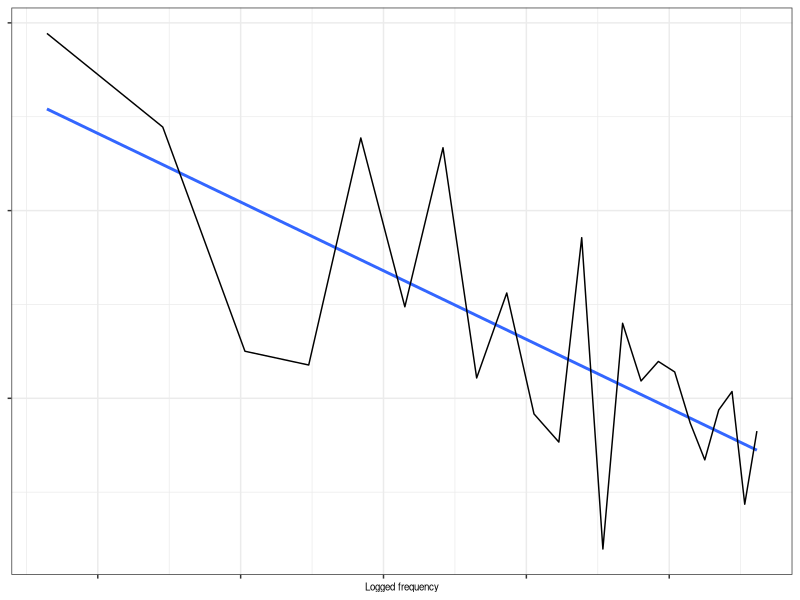
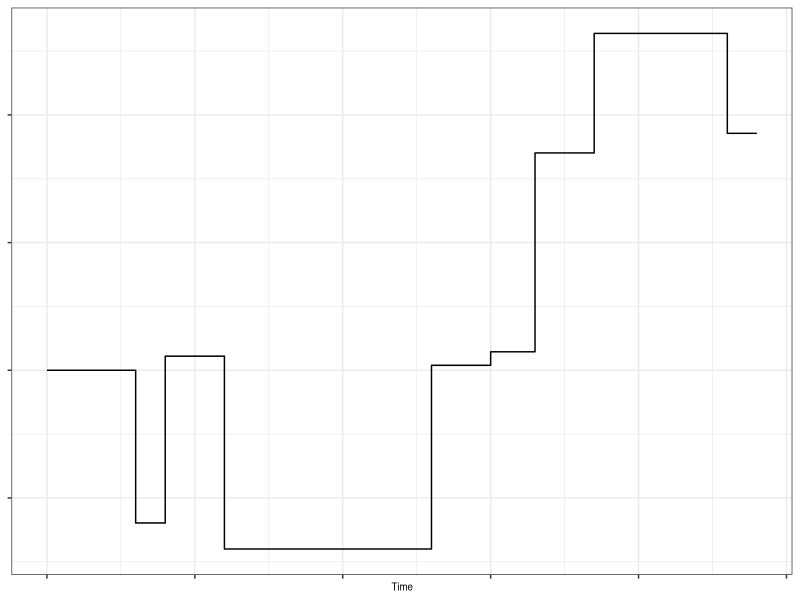
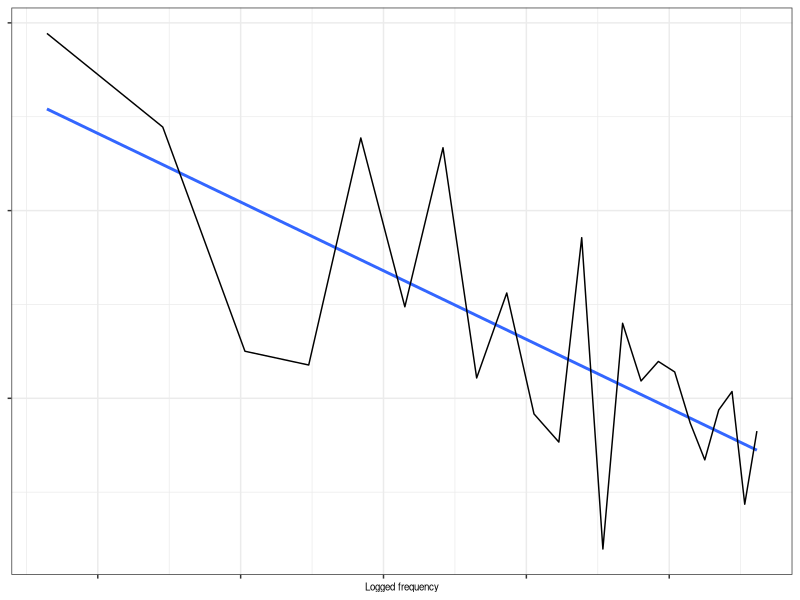
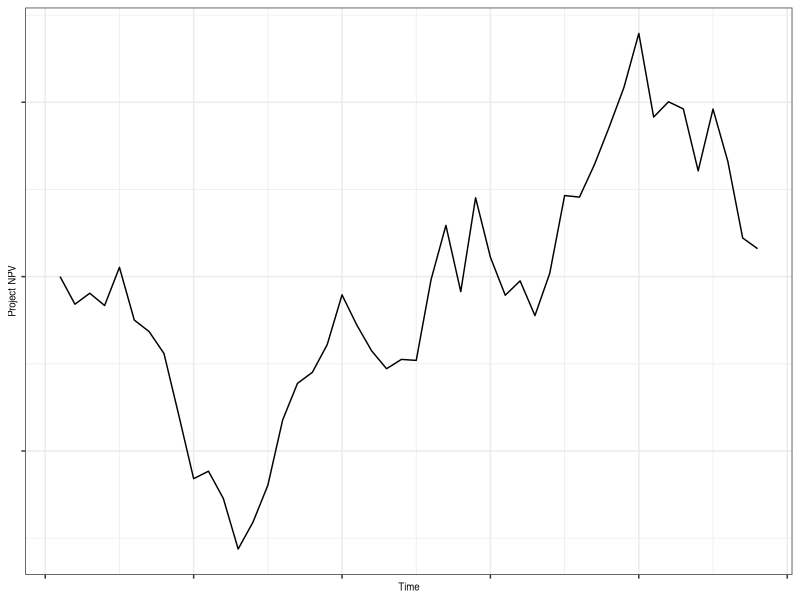
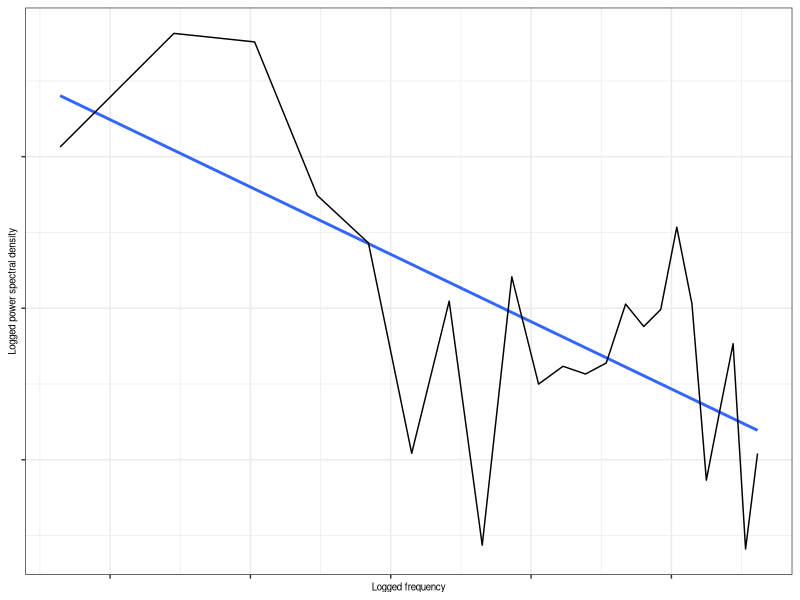

Source code (R) for these figures, in order: (Note: this script raises an error after producing the figures.)
## ---- chunk 1
knitr::opts_chunk$set(echo = FALSE,
                      message = FALSE,
                      warning = FALSE,
                      #fig.pos = 'H',
                      dev = c("png", "tiff"),
                      dpi = 300)
# null-coalescing helper
`%||%` <- function(a, b) if (!is.null(a)) a else b

# submission-mode figure hook
knitr::knit_hooks$set(plot = function(x, options) {
  if (is.null(options$fig.cap)) return(NULL)

  # choose a label (use chunk name by default)
  lab <- options$label %||% ""
  if (is.null(lab) || lab == "") lab <- options$label

  paste0(
    # advance counter and label
    "\\refstepcounter{figure}\n",
    if (nzchar(lab)) paste0("\\label{fig:", lab, "}\n") else "",
    # use LaTeX's \thefigure for both occurrences so numbers stay in sync
    "\\begin{center}\\textit{[Fig \\thefigure\\ about here]}\\end{center}\n\n",
    # left-aligned caption: bold only "Fig n."
    "\\noindent\\textbf{Fig \\thefigure.} ", options$fig.cap, "\n\n\\par\\vspace{1em}\n\n"
  )
})

library(tidyverse)
library(flextable)
library(patchwork)
library(kableExtra)

label_size <- 2.5
smallLabel_size <- 2
title_size <- 8
subtitle_size <- 7
legendText_size <- 6
axisText_size <- 6
axisTitle_size <- 7
facetTitle_size <- 7

## ---- chunk 2
gbmFun <- function(tau = 40, m = 0.001, s = 0.003, x0 = 1,
                   randVec = NULL, seed = NULL) {
  if(is.null(randVec)){
    if(!is.null(seed)){set.seed(seed)}
    randVec <- rnorm(tau)
  }
  epsilon <- randVec
  lx <- c(); lx[1] <- log(x0)
  drift <- (m - s * s / 2)
  for(t in 2:tau){
    dBt <-  s * epsilon[t]
    lx[t] <- lx[t - 1] + drift + dBt
  }
  x <- exp(lx)
  return(x)
}
# m <- 0.001
# s <- 0.003
# tau <- 400
# x0 <- 1
# x <- gbmFun(tau, m, s, x0, randVec = NULL)
# df_plot <- data.frame(t = 1:tau, x)
# gg <- ggplot(df_plot, aes(x = t, y = x))
# gg <- gg + geom_line()
# acf(diff(log(x)))
# hist(diff(log(x)))
# shapiro.test(diff(log(x)))
#---------------------------------------------------------------------------
# Algorithm 6.2 in Tankov 2003 Financial modeling with jump processes
compoundPoisFun <- function(tau, lambda, m_y = 0, s_y = 1,
                            seed = NULL, maxiter = 500){
  if(!is.null(seed)){set.seed(seed)}
  N <- rpois(1, lambda * tau)
  U <- runif(N) * tau
  U <- round(U)
  n_iter <- 0; flag <- 1
  while(flag == 1){
    n_iter <- n_iter + 1
    U <- runif(N) * tau
    U <- round(U)
    if(sum(duplicated(U)) > 0 & n_iter <= maxiter){
      flag <- 1
    }else{
      flag <- 0
      if(n_iter == maxiter){
        print("Reached maxiter without generating duplicate-free event times vec. Dropping duplicates.")
        U <- U[-which(duplicated(U))]
      }
    }
  }
  Tt <- U[order(U)]
  J <- exp(rnorm(N, m_y, s_y)) - 1
  #---
  cumJ <- cumsum(J)
  # For explicit modeling of Yt per time step
  Yt <- rep(0, tau)
  Yt[Tt] <- cumJ
  #---
  Tt <- c(0, Tt)
  J <- c(0, J)
  if(Tt[length(Tt)] != tau){
    Tt <- c(Tt, tau)
    J <- c(J, 0)
  }
  cumJ <- cumsum(J)
  df_step <- data.frame(Tt, cumJ)
  #--------------------------
  nEvents <- length(Tt)
  cumYt <- c()
  for(i in 1:(nEvents - 1)){
    tStart <- Tt[i]
    tFin <- Tt[i + 1] - 1
    cumYt[tStart:tFin] <- cumJ[i]
  }
  cumYt[tau] <- cumYt[tFin]
  df_Yt <- data.frame(t = 1:tau, Yt, cumYt)
  
  list_out <- list(df_step, df_Yt)
  return(list_out)
  
}
#----------------------------------------------------------------------------
FractDim<-function(Data,graphon=FALSE) {
  X=Data;N=length(X);
  jstart=10;jend=floor(10*(log10(N)-1));
  kvec=c(1:4,floor(2^(c(jstart:jend)/4)));
  indkend=length(kvec);
  k=c()
  AvgLmk=c()
  err=c()
  for(indk in 1:indkend)
  {
    k=kvec[indk]
    Xend=c()
    Xsum=c()
    Lmk=c()
    for(m in 1:k)
    {
      Xend=floor((N-m)/k)
      Xsum=sum(abs(X[m+c(1:Xend)*k]-c(0, X[m+c(1:(Xend-1))*k])))
      Lmk[m]=1/k*1/k*(N-1)/Xend*Xsum
    }
    AvgLmk[indk]=mean(Lmk)
    #  err[indk]=sd(log(Lmk))
  }
  x<-log(kvec)
  y<-log(AvgLmk)
  q<-lm(y~x)
  slope<-q$coefficients[2]
  yintcept<-q$coefficients[1]
  yfit<-x*slope+yintcept
  FrDim <- -slope
  avgRes <- mean(abs(q$residuals))
  if(graphon==TRUE)
  {
    plot(x,y,main="If linear then fractal, w/Fr. Dim = (-)slope",xlab="Ln(k)",ylab="Ln(length of curve with interval k)")
    z<-line(x,yfit);abline(coef(z),col='blue');z<-NULL
    #z<-line(x,y);abline(coef(z),col='blue');z<-NULL
  }
  #z<-line(x,y);qq=coef(z)
  #yintcept=qq[1]
  #FrDim=-qq[2]
  return(c(FrDim, avgRes, yintcept))
}
#===========================================================================
m <- 0.005
s <- m * seq(5.5, 50, length.out = 3)
tau <- 48
x0 <- 1
#rn <- round(runif(1) * 1000)
#rn <- 905
#rn <- 517
# rn <- 340
# set.seed(rn)
# tau <- 12 * 4
lambda <- 0.1


#----------------------------------------------------------------------------
# Generate and plot geometric Brownian movement example
#gBm_seed <- 10^4 * round(runif(1), 4)
#gBm_seed <- 2482
#gBm_seed <- 7781
gBm_seed <- 1029
#randVec <- coloredNoise(N = tau, alpha = 1, scaleIt = T)
#acf(randVec)
list_df <- list()
list_spec <- list()
facet_labels <- c()
for(i in 1:length(s)){
  x <- gbmFun(tau, m, s[i], x0, randVec = NULL, seed = gBm_seed)
  df_x <- data.frame(t = 1:tau, x, s = as.character(s[i]))
  list_df[[i]] <- df_x
  o <- spectrum(x, plot = F)
  df_gbmSpec <- data.frame(lfreq = log(o$freq), lpwr = log(o$spec))
  df_gbmSpec <- df_gbmSpec[-1, ]
  df_gbmSpec$s <- as.character(s[i])
  list_spec[[i]] <- df_gbmSpec
  
  mod <- lm(lpwr ~ lfreq, df_gbmSpec)
  # summary(mod)
  alpha <- round(as.numeric(coefficients(mod)[2]), 2)
  # yint <- as.numeric(coefficients(mod)[1])
  # df_out <- as.data.frame(broom::glance(mod))
  # adjR2 <- round(df_out$adj.r.squared, 2)
  # N <- df.residual(mod)
  this_facet_label <- paste0("Slope = ", alpha, " fd = ", round(FractDim(x)[1], 2))
  facet_labels[i] <- this_facet_label
}
#---
df_plot <- as.data.frame(do.call(rbind, list_df))
colnames(df_plot)[1:2] <- c("Time", "Project NPV")
df_plot <- subset(df_plot, s == s[2])
gg <- ggplot(df_plot, aes(x = Time, y = `Project NPV`))
gg <- gg + geom_line()
#gg <- gg + facet_wrap(~s, scales = "free_y", ncol = 1)
gg <- gg + theme_bw()
gg <- gg + theme(axis.text = element_blank(),
                 axis.title = element_text(size = axisTitle_size))
gg_gbm <- gg
dfPlot_gBm <- df_plot
#---
df_plot <- as.data.frame(do.call(rbind, list_spec))
colnames(df_plot)[1:2] <- c("Logged frequency", "Logged power spectral density")
df_plot <- subset(df_plot, s == s[2])
#names(facet_labels) <- s
gg <- ggplot(df_plot, aes(x = `Logged frequency`, y = `Logged power spectral density`))
gg <- gg + geom_smooth(method = lm, se = F)
gg <- gg + geom_line()
# gg <- gg + facet_wrap(~s, ncol = 1,
#                       labeller = labeller(s = facet_labels))
gg <- gg + theme_bw()
gg <- gg + theme(axis.text = element_blank(),
                 axis.title = element_text(size = axisTitle_size))
gg_gbmSpec <- gg
#----------------------------------------------------------------------------
# Generate and plot compound Poisson process example
#cPp_seed <- 10^4 * round(runif(1), 4)
#cPp_seed <- 6819
#cPp_seed <- 4880
#cPp_seed <- 7656
cPp_seed <- 2558
list_df <- list()
list_spec <- list()
facet_labels <- c()
for(i in 1:length(s)){
  #s_y = 0.3
  list_out <- compoundPoisFun(tau, lambda, m_y = m,
                              s_y = s[i], seed = cPp_seed,
                              maxiter = 500)
  df_x <- list_out[[1]]
  df_x$s <- as.character(s[i])
  list_df[[i]] <- df_x
  
  df_Yt <- list_out[[2]]
  o <- spectrum(df_Yt$cumYt, plot = F)
  df_spec <- data.frame(lfreq = log(o$freq), lpwr = log(o$spec))
  df_spec <- df_spec[-1, ]
  df_spec$s <- as.character(s[i])
  list_spec[[i]] <- df_spec
  
  mod <- lm(lpwr ~ lfreq, df_spec)
  # summary(mod)
  alpha <- round(as.numeric(coefficients(mod)[2]), 2)
  # yint <- as.numeric(coefficients(mod)[1])
  # df_out <- as.data.frame(broom::glance(mod))
  # adjR2 <- round(df_out$adj.r.squared, 2)
  # N <- df.residual(mod)
  this_facet_label <- paste0("Slope = ", alpha, " fd = ", round(FractDim(df_Yt$cumYt)[1], 2))
  facet_labels[i] <- this_facet_label
  
}
#---
df_plot <- as.data.frame(do.call(rbind, list_df))
colnames(df_plot)[1:2] <- c("Time", "Project NPV")
df_plot <- subset(df_plot, s == s[2])
gg <- ggplot(df_plot, aes(Time, `Project NPV`))
#gg <- ggplot(df_cpp, aes(t, cumYt))
gg <- gg + geom_step()
#gg <- gg + facet_wrap(~s, ncol = 1)
gg <- gg + theme_bw()
gg <- gg + theme(axis.text = element_blank(),
                 axis.title.y = element_blank(),
                 axis.title.x = element_text(size = axisTitle_size))
gg_cpp <- gg
dfPlot_cPp <- df_plot
#gg
#---
df_plot <- as.data.frame(do.call(rbind, list_spec))
colnames(df_plot)[1:2] <- c("Logged frequency", "Logged power spectral density")
df_plot <- subset(df_plot, s == s[2])
#names(facet_labels) <- s
gg <- ggplot(df_plot, aes(x = `Logged frequency`, y = `Logged power spectral density`))
gg <- gg + geom_smooth(method = lm, se = F)
gg <- gg + geom_line()
# gg <- gg + facet_wrap(~s, ncol = 1,
#                       labeller = labeller(s = facet_labels))
gg <- gg + theme_bw()
gg <- gg + theme(axis.text = element_blank(),
                 axis.title.y = element_blank(),
                 axis.title.x = element_text(size = axisTitle_size))
gg_cppSpec <- gg

## ---- chunk 3
# Define functions
#----------------------------------------------------------------------------
# Table formatting function
# FitFlextableToPage <- function(ft, pgwidth = 6){
#   
#   ft_out <- ft %>% autofit()
#   #these_colWidths <- dim(ft_out)$widths * pgwidth  / (flextable_dim(ft_out)$widths)
#   these_colWidths <- dim(ft_out)$widths
#   these_colWidths[5] <- these_colWidths[1] * 1.5
#   #these_colWidths[6] <- these_colWidths[6] * 0.7
#   these_colWidths <- these_colWidths * pgwidth  / (flextable_dim(ft_out)$widths)
#   ft_out <- width(ft_out, width = these_colWidths)
#   return(ft_out)
# }

#============================================================================
#============================================================================
# End function definition
#============================================================================
#============================================================================
# Project stage time durations and costs (PREVIOUS DRAFT)
# (Values given in chronologically reverse order, starting with stage n.)
# Kvec[1] is the launch cost, Tvec[1] is the launch duration.
# Time durations given in years, multiplied by 4 to convert to quarters.
# MSU/cornell
# Tvec <- c(2, 3.5, 1, 2, 4) * 4
# Kvec <- c(300000, 200000, 400000, 400000, 530000)
# Tvec <- c(2, 3, 0.85, 1.7, 3.4) * 4
# Kvec <- c(250000, 181000, 312000, 336000, 530000)
# Kvec <- c(180541, 311974, 335530, 530250)
# CIP
# Kvec <- c(52000, 213000, 396000, 929000)
# Tvec <- c(1, 0.25, 2, 4.75) * 4
#===============================================================================
# Stage time duration params (CURRENT DRAFT)
# Stage durations - last stage first
# periodDurations <- c(3, 4, 2, 3) * 4
# tauVec <- rev(cumsum(periodDurations))
#TvecYrs <- c(4, 2, 4, 4); TvecQtrs <- TvecYrs * 4 # last first
#TvecYrs <- c(3, 1, 2, 4) # last first
TvecYrs <- c(4, 2, 1, 3); TvecQrs <- TvecYrs * 4 # In order
tauVecYrs <- rev(cumsum(TvecYrs)); tauVecQrs <- tauVecYrs * 4 # reverse so last first
stage1Invest <- 531000; launchCost <- 500000
Kvec <- c(launchCost, 181000, 312000, 336000, stage1Invest) # Last stage first
#===============================================================================
# Define discount rate
rYrly_discrete <- 0.12 #0.035
rQrly_discrete <- (1 + rYrly_discrete)^(1 / 4) - 1
rYrly <- round(log(1 + rYrly_discrete), 3)
r <- round(log(1 + rQrly_discrete), 3)
#===============================================================================
# Create table summarizing stage costs, time durations, and descriptions
stage1desc <- "Basic replication and scaling up"
stage2desc <- "Multi-location/season testing"
stage3desc <- "Compilation of the regulatory dossier"
stage4desc <- "Deregulation"
stageLaunchDesc <- "Distribution/outscaling/marketing of finished research product"
#launchDesc <- "Launch in 2 countries"
descVec <- c(stage1desc, stage2desc, stage3desc, stage4desc, stageLaunchDesc)

df_table <- data.frame(Stage = c(1:4, "Launch"),
                       Kn = rev(Kvec),
                       Duration = c(TvecQrs, "--"),
                       DurationCum = c(rev(tauVecQrs), "--"),
                       Description = descVec)

colnames(df_table)[2:4] <- c("Cost\n(USD)", "Duration", "Time until\ncompletion")

#df_table <- regulartable(df_table)
#df_table
#df_table <- width(df_table, width = 0.7)
table_title <- "Project to research and develop Late Blight resistant potato for release as a public good in two developing countries."
table_caption <- "Time expressed in annual quarters. Stage 1-4 costs and durations based on figures reported by Schiek et al. (2016)."# The launch cost and duration is hypothetical."

#df_table <- FitFlextableToPage(df_table)
# df_table <- add_header_lines(df_table, table_title)
# df_table <- add_footer_lines(df_table, table_caption)
# modifiedColnames <- colnames(df_table)
# modifiedColnames[3] <- "Duration\n(annual quarters)"
df_table %>%
  knitr::kable(
    format = "latex",
    caption = table_title,
    align = "l",
    booktabs = T,
    #longtable = T,
    linesep = " ",
    escape = F
  ) %>%
  kableExtra::kable_styling(
    position = "left",
    latex_options = c("HOLD_position", "scale_down", "striped", "repeat"),
    full_width = F,
    stripe_color = "gray!15"
  ) %>%
  # kableExtra::column_spec(column = 3:4, width = "1.5in"
  # ) %>%
  kableExtra::footnote(
    general = table_caption)
# number = c("Footnote 1; ", "Footnote 2; "),
# alphabet = c("Footnote A; ", "Footnote B; "),
# symbol = c("Footnote Symbol 1; ", "Footnote Symbol 2"))

# print_this_table <- function(df_table){
# df_table <- regulartable(df_table)
# df_table <- width(df_table, width = 5.5)
# # df_table <- FitFlextableToPage(df_table)
# 
# df_table %>% #regulartable() %>% autofit() %>%
#   valign(valign = "top", part = "all") %>%
#   align(align = "left", part = "all") %>%
#   fontsize(i = NULL, j = NULL, size = 9, part = "body") %>%
#   fontsize(i = NULL, j = NULL, size = 10, part = "header")
#   
# }


## ---- chunk 4
#===============================================================================

dfROVn$Stage <- 4:1; #dfROVn$i <- 1:4
dfROVn <- dfROVn[, c("Stage", "f_i", "eta_i0", "probSuc")]
dfROVn$f_i <- round(dfROVn$f_i)
dfROVn$eta_i0 <- round(dfROVn$eta_i0, 3)
dfROVn$probSuc <- round(dfROVn$probSuc, 3)
dfROVn <- dfROVn[order(dfROVn$Stage, decreasing = F), ]
table_title <- "LBr potato project stage 1-4 ROV"
colnames(dfROVn) <- c("Stage", "ROV", "ROV elasticity w.r.t. project NPV", "Probability of success")
dfROVn %>%
  knitr::kable(
    format = "latex",
    row.names = F,
    caption = table_title,
    align = "l",
    booktabs = T,
    #longtable = T,
    linesep = " ",
    escape = F
  ) %>%
  column_spec(2:4, width = "4cm") %>%
  kable_styling(
    position = "center",
    latex_options = c("HOLD_position", "striped", "repeat"),
    full_width = F,
    stripe_color = "gray!15",
    font_size = 8
  )
#%>%
#  kableExtra::column_spec(column = 4:7, width = "1in")



# df_table %>%
#   knitr::kable(
#     format = "latex",
#     caption = table_title,
#     align = "l",
#     booktabs = T,
#     #longtable = T,
#     linesep = " ",
#     escape = F
#   ) %>%
#   kableExtra::kable_styling(
#     position = "left",
#     latex_options = c("HOLD_position", "scale_down", "striped", "repeat"),
#     full_width = F,
#     stripe_color = "gray!15"
#   ) %>%
#   # kableExtra::column_spec(column = 3:4, width = "1.5in"
#   # ) %>%
#   kableExtra::footnote(
#     general = table_caption)


#===============================================================================
# Find breakeven project NPV
#rootROVn(X0 * 0.2, Kvec, tauVecQrs, mm = r, s, stage1Invest)
thisInt <- c(10^5, 10^8)
outUniroot <- uniroot(rootROVn, interval = thisInt,
                                 #lower = min(thisInt), upper = max(thisInt),
                                 Kvec = Kvec[-length(Kvec)], tauVec = tauVecQrs,
                                 mm = r, s = s, stage1Invest)
X0min <- outUniroot$root
#ROVn(X0min, Kvec, tauVecQrs, m, s)
